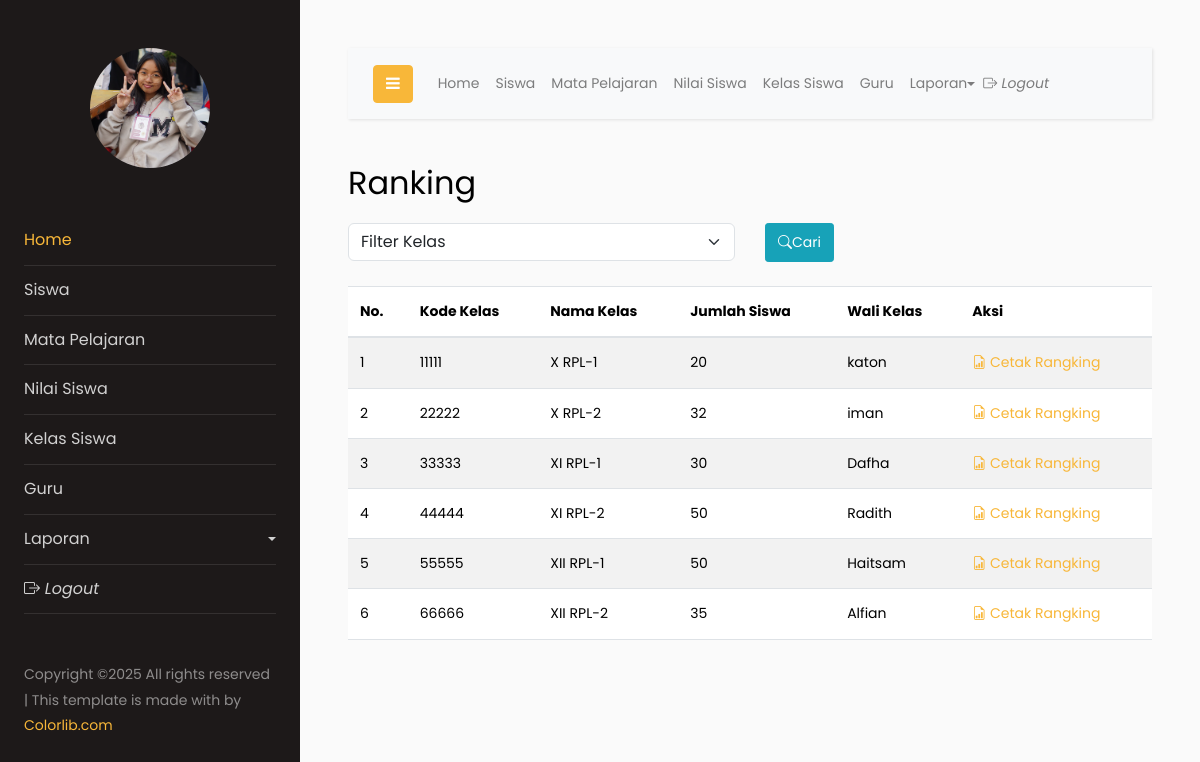
The app's page /?menu=rangking with its own data.
### tables this page shows
CREATE TABLE `kelas` (
  `kd_kelas` varchar(5) NOT NULL,
  `nama_kelas` varchar(20) NOT NULL,
  `jml_siswa` int(11) NOT NULL,
  `kd_guru` int(11) NOT NULL
);

CREATE TABLE `siswa` (
  `nis` int(11) NOT NULL,
  `nama_siswa` varchar(50) NOT NULL,
  `jk_siswa` enum('Perempuan','Laki-Laki') NOT NULL,
  `alamat_siswa` varchar(50) NOT NULL,
  `kd_kelas` varchar(5) NOT NULL
);

CREATE TABLE `guru` (
  `kd_guru` int(11) NOT NULL,
  `nama_guru` varchar(50) NOT NULL,
  `pendidikan_guru` varchar(4) NOT NULL
);

### raport/rangking.php (the view, shortened to what this page needs)
<div class="">
    <span class="h2">Ranking</span>
    <form action="<?php echo htmlspecialchars($_SERVER['PHP_SELF']); ?>?menu=rangking" method="POST">
        <div class="row mt-3">
            <div class="col">
            <select class="form-select" name="filterkelas">
                        <option value="-1">Filter Kelas</option>
                    </select>
            </div>
            <div class="col">
                <button type="submit" class="btn btn-info btn-sm d-flex mb-3"><span class="bi bi-search m-1">Cari</button>
            </div>
        </div>
    </form>
    <table class="table table-striped mt-2">
        <thead>
            <tr>
                <th>No.</th>
                <th>Kode Kelas</th>
                <th>Nama Kelas</th>
                <th>Jumlah Siswa</th>
                <th>Wali Kelas</th>
                <th>Aksi</th>
            </tr>
        </thead>
        <tbody>
            <?php
            $criteria = "";
            $sql = "SELECT * FROM kelas JOIN guru ON guru.kd_guru = kelas.kd_guru JOIN siswa ON siswa.kd_kelas = kelas.kd_kelas $criteria GROUP BY nama_kelas";
            $result = $conn->query($sql);
            if ($result) {
                $no = 1;
                if ($result->num_rows > 0) {
                    while ($row = $result->fetch_object()) {
            ?>
                        <tr>
                            <td><?php echo $no; ?></td>
                            <td><?php echo $row->kd_kelas; ?></td>
                            <td><?php echo $row->nama_kelas ?></td>
                            <td><?php echo $row->jml_siswa ?></td>
                            <td><?php echo $row->nama_guru ?></td>
                            <td><a href="raport/cetakrangking.php?kd_kelas=<?php echo $row->kd_kelas ?>" class="link" target="_BLANK"><span class="bi bi-file-earmark-bar-graph"></span> Cetak Rangking</a></td>
                        </tr>
            <?php
                        $no++;
                    }
                } else {
                    echo "<tr>
                            <td colspan='6'>Data belum ada...</td>
                            </tr>";
                }
            } else {
                die("Query gagal : " . $conn->error);
            }
            ?>
        </tbody>
    </table>
</div>

### records on screen
kelas: siswa.kd_kelas "11111", nama_kelas "X RPL-1", jml_siswa "20", kd_guru.nama_guru "katon"
kelas: siswa.kd_kelas "22222", nama_kelas "X RPL-2", jml_siswa "32", kd_guru.nama_guru "iman"
kelas: siswa.kd_kelas "33333", nama_kelas "XI RPL-1", jml_siswa "30", kd_guru.nama_guru "Dafha"
kelas: siswa.kd_kelas "44444", nama_kelas "XI RPL-2", jml_siswa "50", kd_guru.nama_guru "Radith"
kelas: siswa.kd_kelas "55555", nama_kelas "XII RPL-1", jml_siswa "50", kd_guru.nama_guru "Haitsam"
kelas: siswa.kd_kelas "66666", nama_kelas "XII RPL-2", jml_siswa "35", kd_guru.nama_guru "Alfian"
